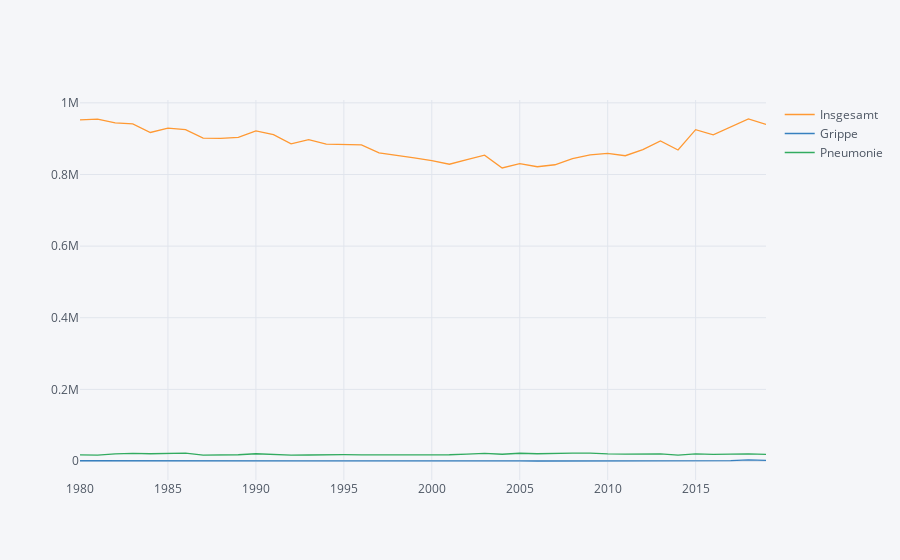

Notebook cell for this chart:
### Code cell
df.loc[(slice(None), ["Grippe", "Pneumonie", "Insgesamt"]), :].T.sum().unstack().iplot()

### Figure 1 — Plotly figure (JSON) as saved in the notebook; plotly's stock layout.template omitted (floating-point values rounded to 4 significant figures)
{"data": [{"line": {"color": "rgba(255, 153, 51, 1.0)", "dash": "solid", "shape": "linear", "width": 1.3}, "mode": "lines", "name": "Insgesamt", "text": "", "type": "scatter", "x": [1980, 1981, 1982, 1983, 1984, 1985, 1986, 1987, 1988, 1989, 1990, 1991, 1992, 1993, 1994, 1995, 1996, 1997, 1998, 1999, 2000, 2001, 2002, 2003, 2004, 2005, 2006, 2007, 2008, 2009, 2010, 2011, 2012, 2013, 2014, 2015, 2016, 2017, 2018, 2019], "y": [952356, 954373, 943782, 941028, 917281, 929639, 925344, 901267, 900600, 903412, 921445, 911245, 885443, 897270, 884661, 884588, 882843, 860389, 852382, 846330, 838797, 828541, 841686, 853946, 818271, 830227, 821627, 827155, 844439, 854544, 858768, 852328, 869582, 893825, 868356, 925200, 910902, 932263, 954874, 939520]}, {"line": {"color": "rgba(55, 128, 191, 1.0)", "dash": "solid", "shape": "linear", "width": 1.3}, "mode": "lines", "name": "Grippe", "text": "", "type": "scatter", "x": [1980, 1981, 1982, 1983, 1984, 1985, 1986, 1987, 1988, 1989, 1990, 1991, 1992, 1993, 1994, 1995, 1996, 1997, 1998, 1999, 2000, 2001, 2002, 2003, 2004, 2005, 2006, 2007, 2008, 2009, 2010, 2011, 2012, 2013, 2014, 2015, 2016, 2017, 2018, 2019], "y": [767, 866, 551, 1206, 516, 881, 1249, 358, 365, 500, 738, 310, 250, 434, 270, 425, 422, 184, 239, 364, 267, 72, 102, 300, 125, 301, 66, 99, 91, 277, 115, 225, 72, 447, 79, 700, 410, 1176, 3029, 1659]}, {"line": {"color": "rgba(50, 171, 96, 1.0)", "dash": "solid", "shape": "linear", "width": 1.3}, "mode": "lines", "name": "Pneumonie", "text": "", "type": "scatter", "x": [1980, 1981, 1982, 1983, 1984, 1985, 1986, 1987, 1988, 1989, 1990, 1991, 1992, 1993, 1994, 1995, 1996, 1997, 1998, 1999, 2000, 2001, 2002, 2003, 2004, 2005, 2006, 2007, 2008, 2009, 2010, 2011, 2012, 2013, 2014, 2015, 2016, 2017, 2018, 2019], "y": [17313, 16618, 19840, 21384, 20341, 20213, 21793, 16484, 16344, 17479, 20274, 17310, 16352, 16840, 18277, 17613, 17381, 17328, 17262, 18603, 18490, 17540, 19203, 21522, 18969, 21699, 20368, 21784, 21839, 22231, 19727, 19337, 18817, 19918, 16711, 20174, 18705, 19578, 20227, 18514]}], "layout": {"legend": {"bgcolor": "#F5F6F9", "font": {"color": "#4D5663"}}, "paper_bgcolor": "#F5F6F9", "plot_bgcolor": "#F5F6F9", "title": {"font": {"color": "#4D5663"}}, "xaxis": {"gridcolor": "#E1E5ED", "showgrid": true, "tickfont": {"color": "#4D5663"}, "title": {"font": {"color": "#4D5663"}, "text": ""}, "zerolinecolor": "#E1E5ED"}, "yaxis": {"gridcolor": "#E1E5ED", "showgrid": true, "tickfont": {"color": "#4D5663"}, "title": {"font": {"color": "#4D5663"}, "text": ""}, "zerolinecolor": "#E1E5ED"}}}
